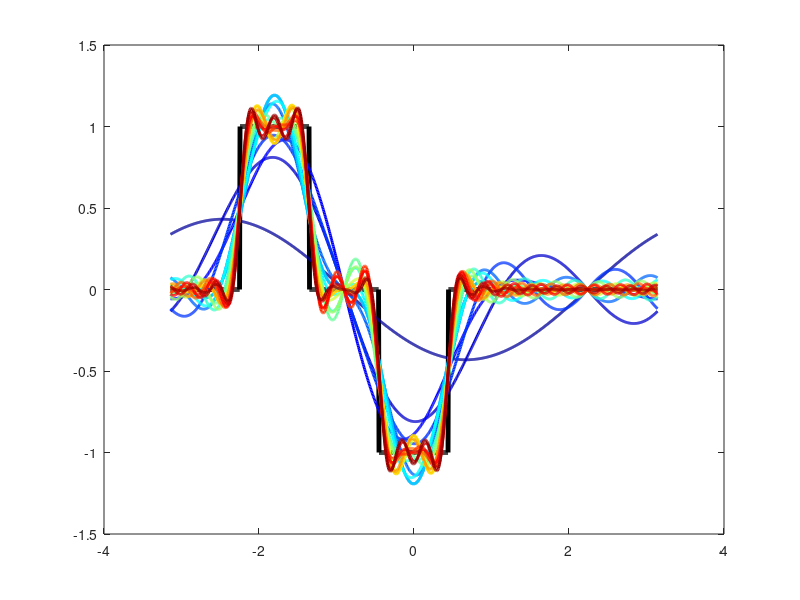

Here is the MATLAB script that generated this plot: (Note: this script raises an error after producing the figure.)
clear all, close all, clc

% 第一題
% Define domain
L = pi;
N = 1024;
dx = 2*L/(N-1);
x = -L:dx:L; 
% Define hat function
f = 0*x;
dn = floor(1024/7);
%for i=1:dn    for j = -pi:0.01:-pi/3
%        f(i) = sin(j);
%    end
%end
f(1*dn+1:2*dn) = 1;
%for i=2*dn+1:3*dn
%    for j = pi/3:0.01:pi
%        f(i) = exp(j);
%    end
%end
f(3*dn+1:4*dn) = -1;
%for i=4*dn+1:5*dn
%    for j = 4*pi/3:0.01:5*pi/3
%        f(i) = cos(j);
%    end
%end
f(5*dn+1:6*dn) = 0;
plot(x,f,'-k','LineWidth',3.5), hold on
% Compute Fourier series
% k = 0
CC = jet(20);
A0 = sum(f.*ones(size(x)))*dx/pi;
fFS = A0/2;
for k=1:150
    A(k) = sum(f.*cos(pi*k*x/L))*dx/pi; % Inner product
    B(k) = sum(f.*sin(pi*k*x/L))*dx/pi;
    fFS = fFS + A(k)*cos(k*pi*x/L) + B(k)*sin(k*pi*x/L);
    plot(x,fFS,'-','Color',CC(k,:),'LineWidth',2)
    pause(.1)
end


%% 第二題
clear all, close all, clc

A = imread('dog.jpg');
Bclean = rgb2gray(A);
B_noisy = Bclean + 200 * normrnd(0,1);
figure(1) % 2.1
imagesc(B_noisy); colormap gray
Bt = fft2(B_noisy);    % B is grayscale image from above
Blog = log(abs(fftshift(Bt))+1);
figure(2) % 2.2
% noisy image on a log scale
imshow(mat2gray(Blog),[]);

% Compute the Fast Fourier Transform FFT
n = 1500;
fhat = fft(B_noisy,n);       % Compute the fast Fourier transform
PSD = fhat.*conj(fhat)/n; % Power spectrum (power per freq)
freq = 1/(.001*n)*(0:n); % Create x-axis of frequencies in Hz
L = 1:floor(n/2);   % Only plot the first half of freqs

% Use the PSD to filter out noise
indices = PSD>100;  % Find all freqs with large power
PSDclean = PSD.*indices;  % Zero out all others
fhat = indices.*fhat;  % Zero out small Fourier coeffs. in Y
Blog_clean = log(abs(fftshift(fhat))+1);
figure(3) % 2.3
% noisy image on a log scale
imshow(mat2gray(Blog_clean),[]);
ffilt = ifft(fhat); % Inverse FFT for filtered time signal
figure(4) % 2.4
imagesc(ffilt); colormap gray

%% 第三題
clear all, close all, clc
A = imread('dog.jpg');
B = rgb2gray(A);
figure(1)
subplot(2,2,1)
imshow(B)
title('Oringinal')
% FFT Compression
Bt=fft2(B);    % B is grayscale image from above
Blog = log(abs(fftshift(Bt))+1);

% Zero out all small coefficients and inverse transform
Btsort = sort(abs(Bt(:)));  % Sort by magnitude
counter = 2;
figure(1)
for keep=[.1 .03 .001];
    subplot(2,2,counter)
    thresh = Btsort(floor((1-keep)*length(Btsort)));
    ind = abs(Bt)>thresh;      % Find small indices
    Atlow = Bt.*ind;           % Threshold small indices
    Alow=uint8(ifft2(Atlow));  % Compressed image
    imshow(Alow)      % Plot Reconstruction
    title(['',num2str(keep*100),'%'],'FontSize',10)
    counter = counter + 1;
end

%% 第四題
clear all, close all, clc
load 'data.csv'

atrue = data(:,1)\data(:,2);
hold on 
xlabel('x')
ylabel('y')
xgrid = -2:.01:2;
axis([-2 2 -8 2])
% 4.1
scatter(data(1:29,1),data(1:29,2),100,'ko','MarkerFaceColor','b')
scatter(data(31:end-1,1),data(31:end-1,2),100,'ko','MarkerFaceColor','b')
scatter(data(50,1),data(50,2),100,'ko','MarkerFaceColor','r')
scatter(data(30,1),data(30,2),100,'ko','MarkerFaceColor','r')
legend('Data','Data','Outlier','Outlier')
%% 4.2
cvx_begin;       % L1 optimization to reject outlier
    variable aL1;     % aL1 is slope to be optimized 
    minimize( norm(aL1*data(:,1)-data(:,2),1) );     % aL1 is robust
cvx_end;

hold on
xlabel('x')
ylabel('y')
scatter(data(1:29,1),data(1:29,2),100,'ko','MarkerFaceColor','b')
scatter(data(31:end-1,1),data(31:end-1,2),100,'ko','MarkerFaceColor','b')
scatter(data(50,1),data(50,2),100,'ko','MarkerFaceColor','r')
scatter(data(30,1),data(30,2),100,'ko','MarkerFaceColor','r')
plot(xgrid,xgrid*aL1,'b','LineWidth',2)    % L1 fit
legend('Data','Data','Outlier','Outlier','L1 fit')
%% 4.3 % L2 fit
aL2 = data(:,1)\data(:,2);
hold on
xlabel('x')
ylabel('y')
scatter(data(1:29,1),data(1:29,2),100,'ko','MarkerFaceColor','b')
scatter(data(31:end-1,1),data(31:end-1,2),100,'ko','MarkerFaceColor','b')
scatter(data(50,1),data(50,2),100,'ko','MarkerFaceColor','r')
scatter(data(30,1),data(30,2),100,'ko','MarkerFaceColor','r')
plot(xgrid,xgrid*aL2,'r--','LineWidth',2)
legend('Data','Data','Outlier','Outlier','L2 fit')
%% 4.4 
cvx_begin;       % L1 optimization to reject outlier
    variable aL1;     % aL1 is slope to be optimized 
    minimize( norm(aL1*data(:,1)-data(:,2),1) );     % aL1 is robust
cvx_end;
hold on
xlabel('x')
ylabel('y')
scatter(data(1:29,1),data(1:29,2),100,'ko','MarkerFaceColor','b')
scatter(data(31:end-1,1),data(31:end-1,2),100,'ko','MarkerFaceColor','b')
plot(xgrid,xgrid*aL1,'r--','LineWidth',2)    % L1 fit
legend('Data','Data','L1 fit')





